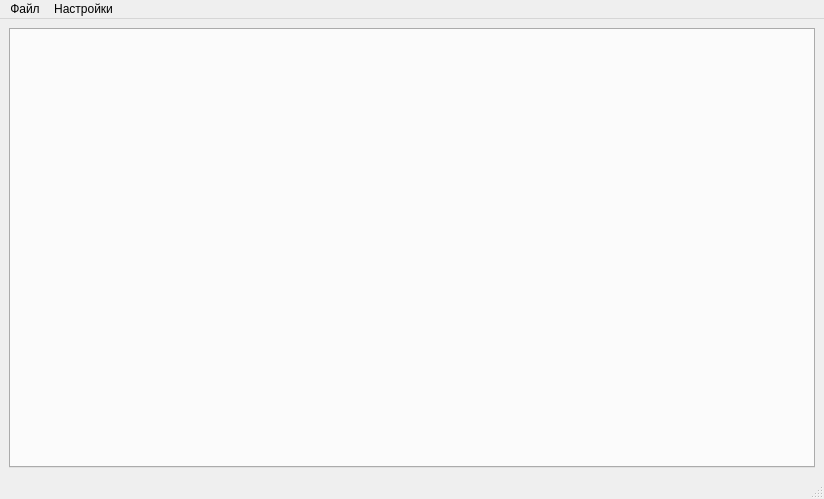
<?xml version="1.0" encoding="UTF-8"?>
<ui version="4.0">
 <class>MainWindow</class>
 <widget class="QMainWindow" name="MainWindow">
  <property name="geometry">
   <rect>
    <x>0</x>
    <y>0</y>
    <width>824</width>
    <height>499</height>
   </rect>
  </property>
  <property name="windowTitle">
   <string>AllSafeDumper</string>
  </property>
  <widget class="QWidget" name="centralwidget">
   <layout class="QGridLayout" name="gridLayout">
    <item row="0" column="0">
     <widget class="QTabWidget" name="tabSites">
      <property name="tabPosition">
       <enum>QTabWidget::North</enum>
      </property>
      <property name="tabShape">
       <enum>QTabWidget::Rounded</enum>
      </property>
      <property name="currentIndex">
       <number>-1</number>
      </property>
      <property name="elideMode">
       <enum>Qt::ElideNone</enum>
      </property>
      <property name="usesScrollButtons">
       <bool>true</bool>
      </property>
      <property name="documentMode">
       <bool>false</bool>
      </property>
      <property name="tabsClosable">
       <bool>false</bool>
      </property>
      <property name="movable">
       <bool>true</bool>
      </property>
      <property name="tabBarAutoHide">
       <bool>false</bool>
      </property>
     </widget>
    </item>
   </layout>
  </widget>
  <widget class="QMenuBar" name="menubar">
   <property name="geometry">
    <rect>
     <x>0</x>
     <y>0</y>
     <width>824</width>
     <height>22</height>
    </rect>
   </property>
   <widget class="QMenu" name="menuMain">
    <property name="title">
     <string>Файл</string>
    </property>
    <addaction name="action_import"/>
    <addaction name="action_export"/>
    <addaction name="separator"/>
    <addaction name="action_addSite"/>
   </widget>
   <widget class="QMenu" name="menuSettings">
    <property name="title">
     <string>Настройки</string>
    </property>
    <addaction name="action_HideShowDelitedSite"/>
   </widget>
   <addaction name="menuMain"/>
   <addaction name="menuSettings"/>
  </widget>
  <widget class="QStatusBar" name="statusbar"/>
  <action name="action">
   <property name="text">
    <string>праапрап</string>
   </property>
  </action>
  <action name="action_import">
   <property name="text">
    <string>Импортировать</string>
   </property>
  </action>
  <action name="action_export">
   <property name="text">
    <string>Экспортировать</string>
   </property>
  </action>
  <action name="action_addSite">
   <property name="text">
    <string>Добавить сайт</string>
   </property>
  </action>
  <action name="action_HideShowDelitedSite">
   <property name="checkable">
    <bool>true</bool>
   </property>
   <property name="checked">
    <bool>false</bool>
   </property>
   <property name="text">
    <string>Вкл/Выкл удаления сайтов</string>
   </property>
  </action>
 </widget>
 <resources/>
 <connections/>
</ui>
